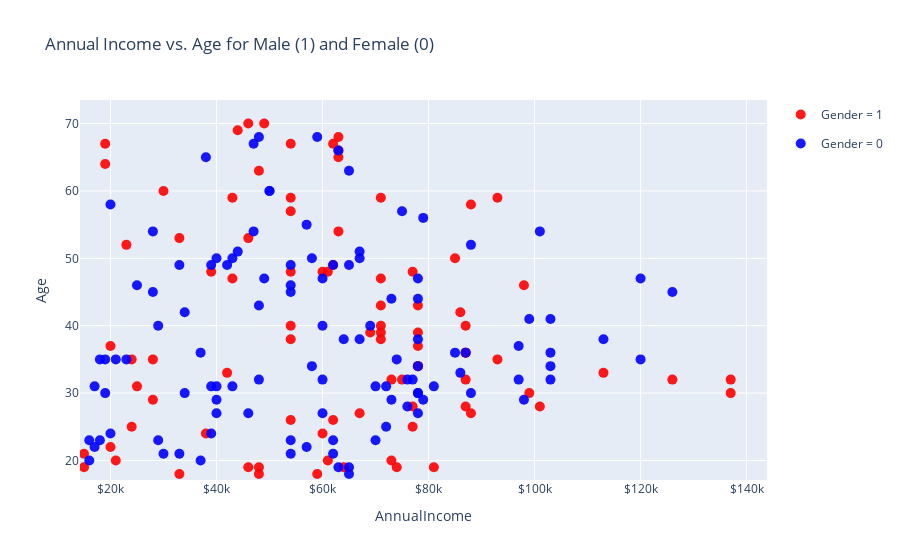

The code cell stored with this chart in its notebook:
### Code cell
#Surprising to see most of the higher earners are below 40
scatter(Data, "AnnualIncome", "Gender", "Age", "Annual Income vs. Age for Male (1) and Female (0)")
